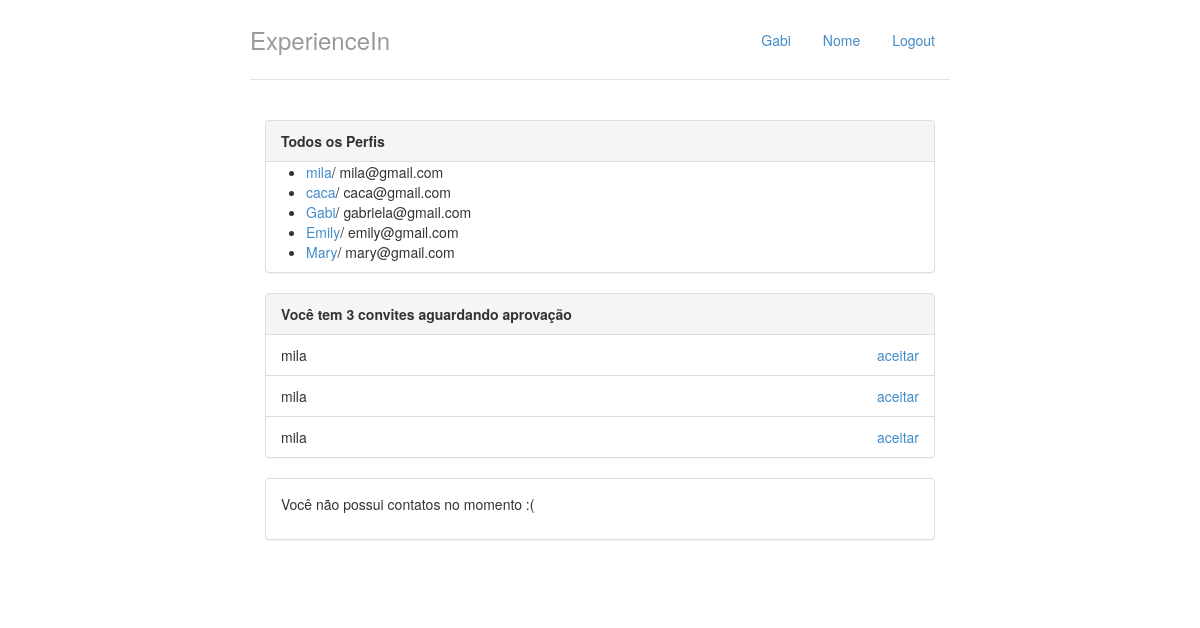
The app's page / (signed in), older data.
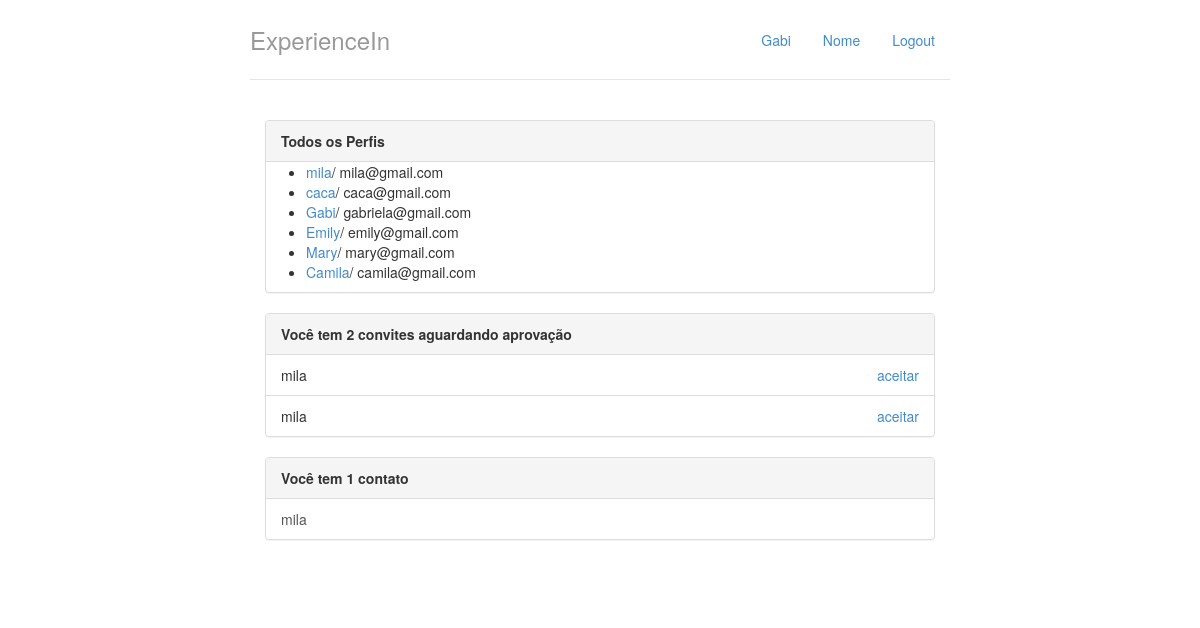
The same page, newer data.
### perfis/models.py (models this page shows, shortened)
class Perfil(models.Model):
        nome = models.CharField(max_length=255, null=False)
        telefone = models.CharField(max_length=15, null= False)
        nome_empresa = models.CharField(max_length=255, null=False)
        contatos = models.ManyToManyField('self')
        usuario = models.OneToOneField(User, on_delete=models.CASCADE, related_name="perfil")
        @property
        def email(self):
            return self.usuario.email

class Convite(models.Model):
    solicitante = models.ForeignKey(Perfil, on_delete=models.CASCADE, related_name='convites_feitos')
    convidado = models.ForeignKey(Perfil, on_delete=models.CASCADE, related_name='convites_recebidos')

### perfis/views.py (the view)
# urls.py: path('', views.index, name='index'),
@login_required
def index(request):
    print(request.user.username) #novo
    print(request.user.email) #novo
    print(request.user.has_perm('perfis.add_convite')) #novo
    return render(request, 'index.html', { 'perfis' : Perfil.objects.all(),'perfil_logado' : get_perfil_logado(request)})

### perfis/views.py (called while the page is built)
@login_required
def get_perfil_logado(request):
   return request.user.perfil

### perfis/templates/index.html (shortened to what this page needs)
<!DOCTYPE html>
<html lang="pt-br">
<head>
</head>
<body>
        {% extends "base.html" %}
        {% block body %}
        <div class="col-lg-12">
            <div class="panel panel-default">
                <div class="panel-heading">
                    <strong>Todos os Perfis</strong>
                </div>
                {% if perfis %}
                <ul>
                    {% for perfil in perfis %}
                    <li>
                        <a href="{% url 'exibir' perfil.id %}">{{ perfil.nome }}</a>/ {{ perfil.email }}
                    </li>
                    {% endfor %}
                </ul>
                {% else %}
                <p>Nenhum Perfil encontrado</p>
                {% endif %}
            </div>
            <div class="panel panel-default">
                {% with total_de_convites=perfil_logado.convites_recebidos.count %}
                  {% if total_de_convites %}
                      <div class="panel-heading">
                          <strong>Você tem {{ total_de_convites }} convite{{ total_de_convites|pluralize }} aguardando aprovação</strong>
                      </div>
                      <ul class="list-group">
                          {% for convite in perfil_logado.convites_recebidos.all %}
                              <li class="list-group-item">
                                      {{ convite.solicitante.nome }}
                                      <a href="{% url 'aceitar' convite.id %}" class="pull-right">aceitar</a>
                              </li>
                          {% endfor %}
                      </ul>
                  {% else %}
                      <div class="panel-body">
                          <p>Nenhum convite recebido :(</p>
                      </div>
                  {% endif %}
                {% endwith %}
            </div>
    <div class="panel panel-default">
        {% with total_de_contatos=perfil_logado.contatos.count %}
            {% if total_de_contatos %}
                <div class="panel-heading">
                        <strong>Você tem {{total_de_contatos}} contato{{ total_de_contatos|pluralize }}</strong>
                </div>
                <ul class="list-group">
                    {% for contato in perfil_logado.contatos.all %}
                        <a href="{% url 'exibir' contato.id %}" class="list-group-item">{{ contato.nome }}</a>
                    {% endfor %}
                </ul>
            {% else %}
                <div class="panel-body">
                    <p>Você não possui contatos no momento :(</p>
                </div>
            {% endif %}
        {% endwith %}
      </div>
        </div>
        {% endblock %}

### perfis/templates/base.html (shortened to what this page needs)
{% load staticfiles %}
<!DOCTYPE html>
<html lang="pt">
  <head>
    <link href="{% static "styles/bootstrap.css" %}" rel="stylesheet">
    <link href="{% static "styles/main.css" %}" rel="stylesheet">
  </head>
  <body>
    <div class="container">
      <div class="header">
        <ul class="nav nav-pills pull-right">
          <li class=""><a href="{% url 'index' %}">{{perfil_logado.nome}}</a></li>
          <li class=""><a href="{% url 'index' %}">Nome</a></li>
          <li class=""><a href="/logout/">Logout</a></li>
        </ul>
        <h3 class="text-muted">ExperienceIn</h3>
      </div>
      <div class="row content">
            {% block body %}
            {% endblock %}
      </div>
    </div>
  </body>
</html>

Row changes from the older to the newer data that the page shows:
removed Convite: solicitante.nome "mila"
now on one of the page's lists (row unchanged): Perfil: nome "mila"
added Perfil: nome "Camila", email "camila@gmail.com", shown under "ExperienceIn"
Text that changed along with them:
{{ total_de_convites }}: "3" → "2"
{{ total_de_contatos }}: (not shown) → "1"
text no longer shown: "Você não possui contatos no momento :("
text now shown: "Você tem contato"
